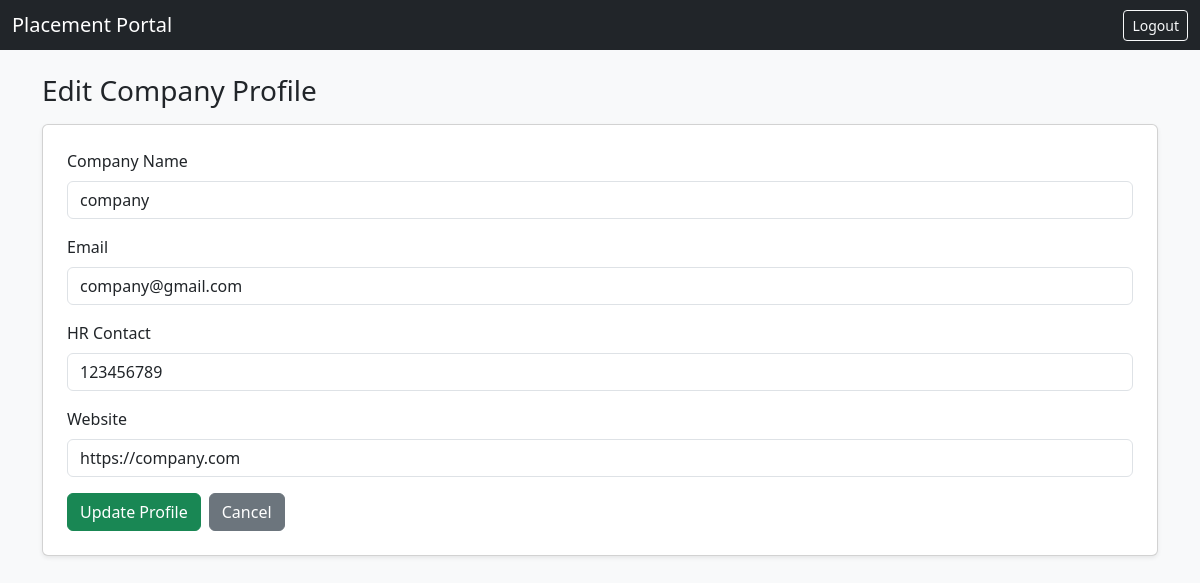
The page /company/profile/edit (signed in) on the database as committed earlier.
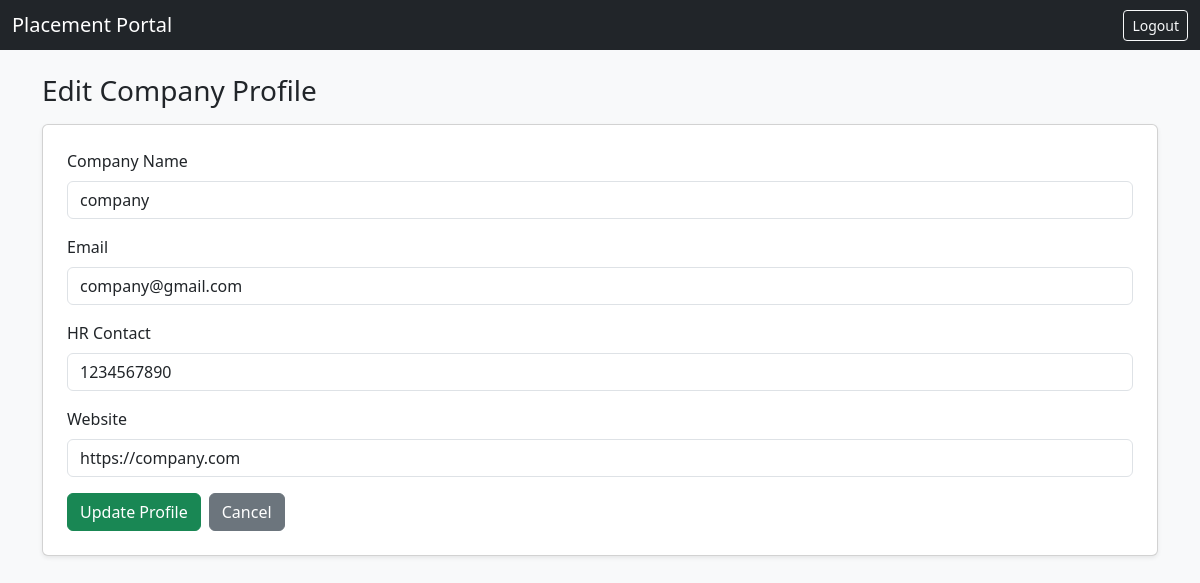
The same page on the database as committed later.
### dp.py (models this page shows)
class Company(db.Model):
    __tablename__ = "companies"
    id = db.Column(db.Integer, primary_key=True)
    user_id = db.Column(
        db.Integer, db.ForeignKey("users.id"), nullable=False
    )
    company_name = db.Column(db.String(150), nullable=False)
    hr_contact = db.Column(db.String(100))
    website = db.Column(db.String(150))
    status = db.Column(db.String(20), default="Pending")
    blacklisted = db.Column(db.Boolean, default=False)

### app.py (the view, shortened to what this page needs)
@app.route("/company/profile/edit", methods=["GET", "POST"])
@login_required
def edit_company_profile():
    if current_user.role != "company":
        abort(403)
    company = Company.query.filter_by(user_id=current_user.id).first()
    if not company:
        abort(404)
    return render_template("company_profile_edit.html", company=company)

### app.py (called while the page is built)
@login_manager.user_loader
def load_user(user_id):
    return User.query.get(int(user_id))

### templates/company_profile_edit.html (shortened to what this page needs)
{% extends "index.html" %}
{% block content %}
<h3 class="mb-3">Edit Company Profile</h3>
<form method="POST" class="card p-4 shadow-sm">
    <div class="mb-3">
        <label class="form-label">Company Name</label>
        <input type="text" name="company_name" value="{{ company.company_name }}" class="form-control" required>
    </div>
    <div class="mb-3">
        <label class="form-label">Email</label>
        <input type="email" name="email" value="{{ company.user.email }}" class="form-control" required>
    </div>
    <div class="mb-3">
        <label class="form-label">HR Contact</label>
        <input type="text" name="hr_contact" value="{{ company.hr_contact }}" class="form-control">
    </div>
    <div class="mb-3">
        <label class="form-label">Website</label>
        <input type="url" name="website" value="{{ company.website }}" class="form-control">
    </div>
    <div class="d-flex gap-2">
        <button class="btn btn-success" type="submit">Update Profile</button>
        <a href="/dashboard" class="btn btn-secondary">Cancel</a>
    </div>
</form>
{% endblock %}

Rows that differ between the two databases and show on the page:
changed Company "company": hr_contact "123456789" → "1234567890"
